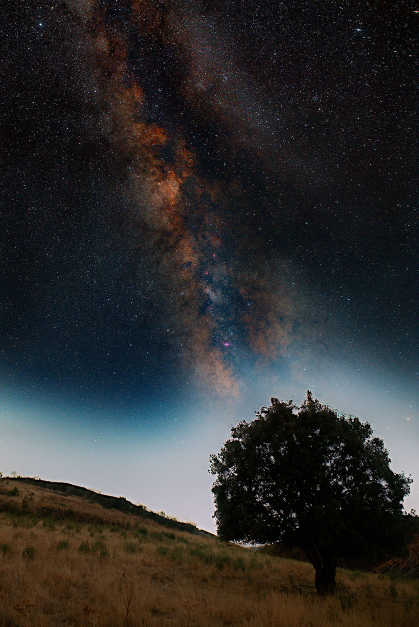
#> input picture gui/assets/showcase_milkyway.jpg, 838 x 1254 px (shown at 1/2 size)
$ python -i histogram.py   (imports and definitions only)
#> lines starting #> are read from the running program, lines starting #| are printed output that depends on the picture
# core/histogram.py
"""
core/histogram.py - Cálculo optimizado de histogramas en vivo (LightCraft 1-pass pattern).
Calcula simultáneamente los 4 canales (R, G, B y Luma Rec.709) en una sola pasada fusionada
sin asignaciones intermedias de memoria, con aceleración OpenCV C++ multihilo y respaldo NumPy.
"""
from typing import Optional, Tuple
import numpy as np
import cv2

def _compute_histogram_cv(img: np.ndarray, step: int) -> np.ndarray:
    """
    Cálculo vectorizado con OpenCV C++ (multihilo AVX2/SSE) de los 4 canales (R, G, B y Luma Rec.709).
    Se ejecuta en ~1.0 ms para 130.000 muestras, sin compiladores JIT externos.
    """
    sample = img[::step, ::step]
    if sample.dtype == np.uint8:
        u8 = sample
    elif sample.dtype == np.uint16:
        u8 = (sample >> 8).astype(np.uint8)
    else:
        u8 = (np.clip(sample, 0.0, 1.0) * 255.0).astype(np.uint8)

    hist = np.zeros((4, 256), dtype=np.uint32)
    if u8.ndim == 2 or (u8.ndim == 3 and u8.shape[2] == 1):
        ch = u8.squeeze()
        h_ch = cv2.calcHist([ch], [0], None, [256], [0, 256]).ravel()
        hist[0] = h_ch
        hist[1] = h_ch
        hist[2] = h_ch
        hist[3] = h_ch
    else:
        hist[0] = cv2.calcHist([u8], [0], None, [256], [0, 256]).ravel()
        hist[1] = cv2.calcHist([u8], [1], None, [256], [0, 256]).ravel()
        hist[2] = cv2.calcHist([u8], [2], None, [256], [0, 256]).ravel()
        r = u8[..., 0].astype(np.uint32)
        g = u8[..., 1].astype(np.uint32)
        b = u8[..., 2].astype(np.uint32)
        luma = ((r * 54 + g * 183 + b * 19) >> 8).astype(np.uint8)
        hist[3] = cv2.calcHist([luma], [0], None, [256], [0, 256]).ravel()
    return hist


def compute_live_histogram(
    img: Optional[np.ndarray],
    target_samples: int = 65536
) -> Tuple[Optional[np.ndarray], Optional[np.ndarray], Optional[np.ndarray], Optional[np.ndarray], bool, bool]:
    """
    Calcula de forma ultrarrápida (< 0.2 ms) los histogramas logarítmicos normalizados
    para R, G, B y Luma (Rec.709), junto con las banderas de recorte de sombras y luces.
    Retorna: (hist_r, hist_g, hist_b, hist_lum, has_shadow_clip, has_highlight_clip)
    """
    if img is None:
        return None, None, None, None, False, False

    if hasattr(img, "get"):
        try:
            img = img.get()
        except Exception:
            pass

    if not isinstance(img, np.ndarray) or img.size == 0 or img.ndim < 2:
        return None, None, None, None, False, False

    h, w = img.shape[0], img.shape[1]
    total_pixels = h * w
    if total_pixels <= target_samples or target_samples <= 0:
        step = 1
    else:
        step = max(1, int(np.sqrt(total_pixels / target_samples)))

    hist_raw = _compute_histogram_cv(img, step)

    has_shadow_clip = bool(np.any(hist_raw[:, 0] > 0))
    has_highlight_clip = bool(np.any(hist_raw[:, 255] > 0))

    # Compresión logarítmica astronómica
    r_log = np.log1p(hist_raw[0].astype(np.float32))
    g_log = np.log1p(hist_raw[1].astype(np.float32))
    b_log = np.log1p(hist_raw[2].astype(np.float32))
    l_log = np.log1p(hist_raw[3].astype(np.float32))

    max_val = max(float(r_log.max()), float(g_log.max()), float(b_log.max()), float(l_log.max()), 1e-5)

    return (
        (r_log / max_val).astype(np.float32),
        (g_log / max_val).astype(np.float32),
        (b_log / max_val).astype(np.float32),
        (l_log / max_val).astype(np.float32),
        has_shadow_clip,
        has_highlight_clip
    )

>>> import cv2
>>> picture = cv2.imread('../gui/assets/showcase_milkyway.jpg')
#> picture is the input picture: shape (1254, 838, 3); mean B, G, R 46.4, 46.3, 46.2
>>> result = compute_live_histogram(picture)
#> in _compute_histogram_cv, `sample = img[::step, ::step]`:
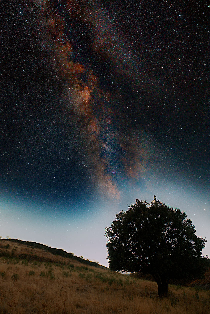
#> sample: shape (314, 210, 3); mean B, G, R 46.4, 46.3, 46.2
#> in _compute_histogram_cv, `r = u8[..., 0].astype(np.uint32)`:
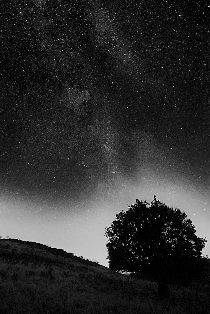
#> r: shape (314, 210) uint32; min 0, max 255, mean 46.4
#> in _compute_histogram_cv, `g = u8[..., 1].astype(np.uint32)`:
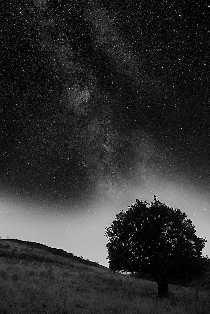
#> g: shape (314, 210) uint32; min 0, max 255, mean 46.3
#> in _compute_histogram_cv, `b = u8[..., 2].astype(np.uint32)`:
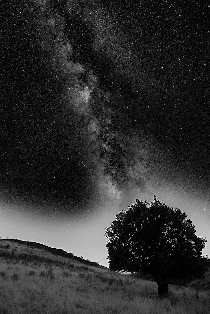
#> b: shape (314, 210) uint32; min 0, max 255, mean 46.2
#> in compute_live_histogram, `has_shadow_clip = bool(np.any(hist_raw[:, 0] > 0))`: has_shadow_clip = True
#> in compute_live_histogram, `r_log = np.log1p(hist_raw[0].astype(np.float32))`: r_log = 256 values, max 7.99 at index 0, min 0 at index 216, mean 4.28
#> in compute_live_histogram, `g_log = np.log1p(hist_raw[1].astype(np.float32))`: g_log = 256 values, max 7.13 at index 16, min 0 at index 207, mean 4.23
#> in compute_live_histogram, `b_log = np.log1p(hist_raw[2].astype(np.float32))`: b_log = 256 values, max 7.7 at index 0, min 0 at index 225, mean 4.37
#> in compute_live_histogram, `l_log = np.log1p(hist_raw[3].astype(np.float32))`: l_log = 256 values, max 7.17 at index 19, min 0 at index 212, mean 4.22
#> in compute_live_histogram, `max_val = max(float(r_log.max()), float(g_log.max()), float(b_log.max(..`: max_val = 7.99
#> result = 6 items
